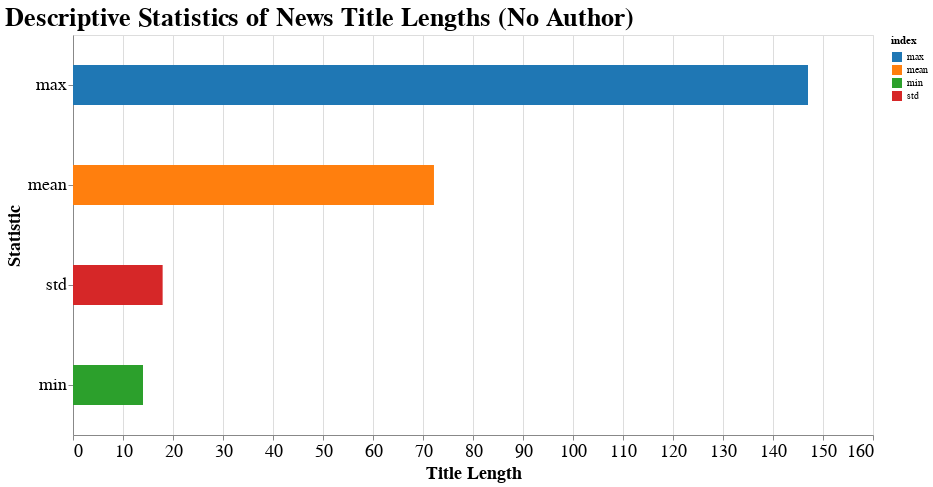

The notebook cell this image was saved under:
### Code cell
# Create descriptive stats for titles
authors_no_title_stats_df = authors_no_title_df.describe().loc[['min','max','mean','std',]]
authors_yes_title_stats_df = authors_yes_title_df.describe().loc[['min','max','mean','std',]]

# prompt: Using dataframe authors_no_title_stats_df: horizontal bar

import altair as alt

# Reset the index to make it a column
authors_no_title_stats_df = authors_no_title_stats_df.reset_index()
authors_yes_title_stats_df = authors_yes_title_stats_df.reset_index()

# *** Worker *****#





# *** Worker *****#



# Ensure 'title_len' column is numeric
authors_no_title_stats_df['title_len'] = pd.to_numeric(authors_no_title_stats_df['title_len'], errors='coerce')

# Create the horizontal bar chart with colored bars and large title
(alt.Chart(authors_no_title_stats_df)
    .mark_bar(height=40)  # Adjust the height value here
    .encode(
        alt.X('title_len:Q', title='Title Length', axis=alt.Axis(labelFontSize=18,titleFontSize=18)),  # Increase x-axis tick font size
        alt.Y('index:N', title='Statistic', sort='-x', axis=alt.Axis(labelFontSize=18,titleFontSize=18)),  # Increase y-axis tick font size
        alt.Color('index:N', scale=alt.Scale(scheme='category10'))
    )
    .properties(
        title={
            "text": "Descriptive Statistics of News Title Lengths (No Author)",
            "fontSize": 26,  # Adjust font size as needed
            "anchor": "start",  # Align title to the left (start)
            # Add other formatting options if desired
        },
        width=800,  # Adjust width as needed
        height=400   # Adjust height as needed
    )
)

### Figure 1 — Vega-Lite specification as saved in the notebook (floating-point values rounded to 4 significant figures)
{"config": {"view": {"continuousWidth": 300, "continuousHeight": 300}}, "data": {"name": "data-c3a0b4ba20dcc21d9ff69cfe81aa710f"}, "mark": {"type": "bar", "height": 40}, "encoding": {"color": {"field": "index", "scale": {"scheme": "category10"}, "type": "nominal"}, "x": {"axis": {"labelFontSize": 18, "titleFontSize": 18}, "field": "title_len", "title": "Title Length", "type": "quantitative"}, "y": {"axis": {"labelFontSize": 18, "titleFontSize": 18}, "field": "index", "sort": "-x", "title": "Statistic", "type": "nominal"}}, "height": 400, "title": {"text": "Descriptive Statistics of News Title Lengths (No Author)", "fontSize": 26, "anchor": "start"}, "width": 800, "$schema": "https://vega.github.io/schema/vega-lite/v5.20.1.json", "datasets": {"data-c3a0b4ba20dcc21d9ff69cfe81aa710f": [{"index": "min", "title_len": 14.0}, {"index": "max", "title_len": 147.0}, {"index": "mean", "title_len": 72.19}, {"index": "std", "title_len": 17.93}]}}
